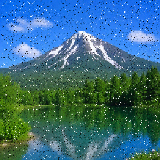
#> input picture Chapter11/noise.png, 160 x 160 px
$ python 11-03_image_gauss_tmp.py
#> lines starting #> are read from the running program, lines starting #| are printed output that depends on the picture
import cv2

img = cv2.imread("noise.png")
#> img is the input picture: shape (160, 160, 3); mean B, G, R 128.8, 109.8, 59.2

blur = cv2.GaussianBlur(img, (5,5), 0)
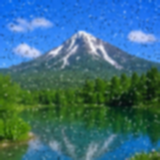
#> blur: shape (160, 160, 3); mean B, G, R 128.7, 109.8, 59.2

cv2.imwrite("out222.png", blur)
